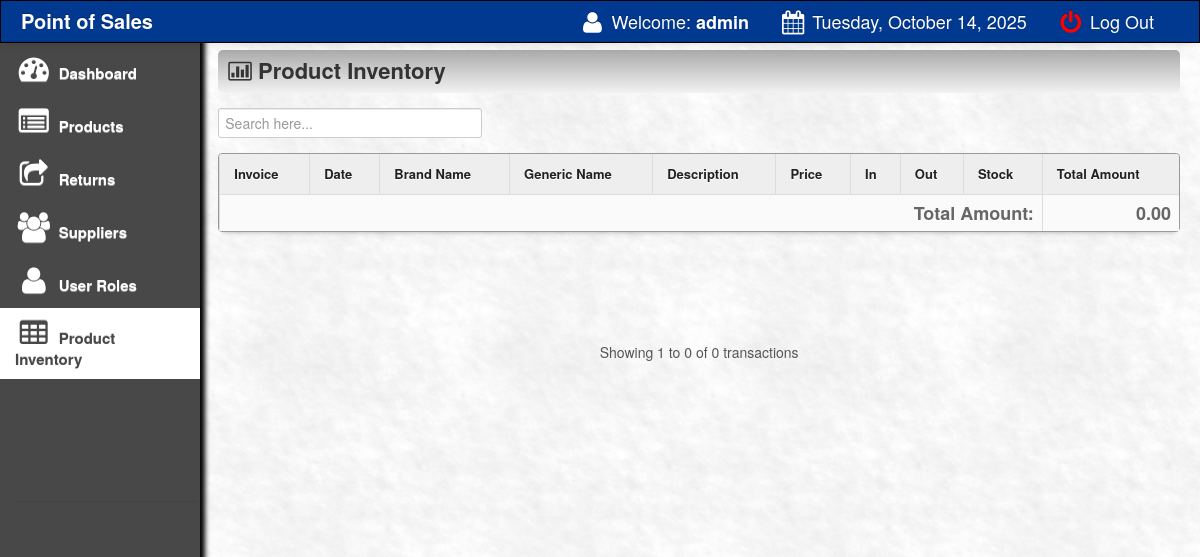
The page /main/sales_inventory.php (signed in) on the database as committed earlier.
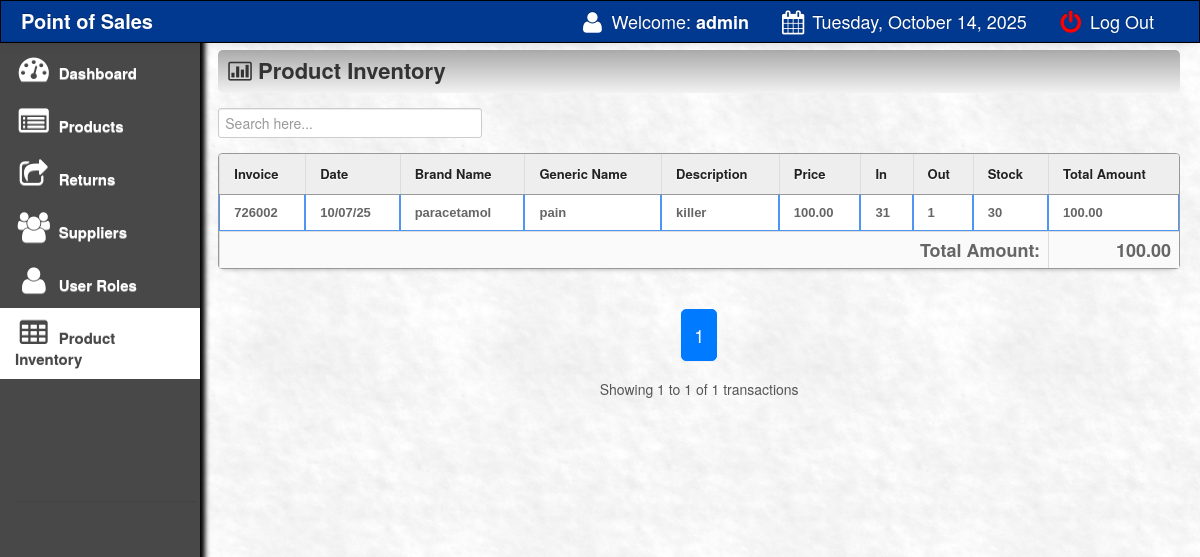
The same page on the database as committed later.
### tables this page shows
CREATE TABLE `sales_order` (
  `transaction_id` int(11) NOT NULL,
  `invoice` varchar(100) NOT NULL,
  `product` varchar(100) NOT NULL,
  `qty` varchar(100) NOT NULL,
  `amount` varchar(100) NOT NULL,
  `profit` varchar(100) NOT NULL,
  `product_code` varchar(150) NOT NULL,
  `gen_name` varchar(200) NOT NULL,
  `name` varchar(200) NOT NULL,
  `price` varchar(100) NOT NULL,
  `discount` varchar(100) NOT NULL,
  `date` varchar(500) DEFAULT NULL
);

CREATE TABLE `products` (
  `product_id` int(11) NOT NULL,
  `product_code` varchar(200) NOT NULL,
  `gen_name` varchar(200) NOT NULL,
  `product_name` varchar(200) NOT NULL,
  `cost` varchar(100) NOT NULL,
  `o_price` varchar(100) NOT NULL,
  `price` varchar(100) NOT NULL,
  `profit` varchar(100) NOT NULL,
  `supplier` varchar(100) NOT NULL,
  `onhand_qty` int(10) NOT NULL,
  `qty` int(10) NOT NULL,
  `qty_sold` int(10) NOT NULL,
  `expiry_date` varchar(500) NOT NULL,
  `date_arrival` timestamp NOT NULL DEFAULT current_timestamp()
);

### main/sales_inventory.php (the view, shortened to what this page needs)
<?php
include('../connect.php');
?>
<!DOCTYPE html>
<html>
<head>
    <link href="css/bootstrap.css" rel="stylesheet">
    <link rel="stylesheet" type="text/css" href="css/DT_bootstrap.css">
    <link rel="stylesheet" href="css/font-awesome.min.css">
    <link href="css/bootstrap-responsive.css" rel="stylesheet">
    <link href="../style.css" media="screen" rel="stylesheet" type="text/css" />
</head>
<body>
    <?php include('navfixed.php'); ?>
    <div class="container-fluid">
        <div class="row-fluid">
            <div class="span2">
                <div class="well sidebar-nav">
                    <ul class="nav nav-list">
                        <li><a href="index.php"><i class="icon-dashboard icon-2x"></i> Dashboard </a></li>
                        <li><a href="products.php"><i class="icon-list-alt icon-2x"></i> Products</a></li>
                        <li><a href="returns.php"><i class="icon-share icon-2x"></i> Returns</a></li>
                        <li><a href="supplier.php"><i class="icon-group icon-2x"></i> Suppliers</a></li>
                        <li><a href="user_roles.php"><i class="icon-user icon-2x"></i> User Roles</a></li>
                        <li class="active"><a href="sales_inventory.php"><i class="icon-table icon-2x"></i> Product Inventory</a></li>
                        <br><br><br><br><br><br>
                        <li>
                            <div class="hero-unit-clock">
                                <form name="clock">
                                    <input type="text" name="face" value="" style="border: none; background: transparent; font-size: 14px; text-align: center; width: 100%;" readonly>
                                </form>
                            </div>
                        </li>
                    </ul>
                </div>
            </div>
            <div class="span10">
                <div class="contentheader">
                    <i class="icon-bar-chart"></i> Product Inventory
                </div>
                <input type="text" name="filter" id="filter" placeholder="Search here..." autocomplete="off" />
                <?php
                $records_per_page = 10;
                $page = isset($_GET['page']) ? (int)$_GET['page'] : 1;
                $offset = ($page - 1) * $records_per_page;
                $total_result = $db->prepare("SELECT COUNT(*) FROM sales_order");
                $total_result->execute();
                $total_records = $total_result->fetchColumn();
                $total_pages = ceil($total_records / $records_per_page);
                $result = $db->prepare("
                    SELECT s.*, p.product_name, p.qty AS initial_stock
                    FROM sales_order s
                    LEFT JOIN products p ON s.product = p.product_id
                    ORDER BY s.transaction_id DESC
                    LIMIT :limit OFFSET :offset
                ");
                $result->bindParam(':limit', $records_per_page, PDO::PARAM_INT);
                $result->bindParam(':offset', $offset, PDO::PARAM_INT);
                $result->execute();
                function formatMoney($number, $fractional = false)
                {
                    if ($fractional) {
                        $number = sprintf('%.2f', $number);
                    }
                    while (true) {
                        $replaced = preg_replace('/(-?\d+)(\d\d\d)/', '$1,$2', $number);
                        if ($replaced != $number) {
                            $number = $replaced;
                        } else {
                            break;
                        }
                    }
                    return $number;
                }
                ?>
                <div class="content" id="content">
                    <table class="table table-bordered" id="resultTable">
                        <thead>
                            <tr>
                                <th>Invoice</th>
                                <th>Date</th>
                                <th>Brand Name</th>
                                <th>Generic Name</th>
                                <th>Description</th>
                                <th>Price</th>
                                <th>In</th>
                                <th>Out</th>
                                <th>Stock</th>
                                <th>Total Amount</th>
                            </tr>
                        </thead>
                        <tbody>
                            <?php while ($row = $result->fetch()) : ?>
                                <?php
                                $remaining = $row['initial_stock'] + $row['qty'];
                                ?>
                                <tr class="record">
                                    <td><?php echo htmlspecialchars($row['invoice']); ?></td>
                                    <td><?php echo date('m/d/y', strtotime($row['date'])); ?></td>
                                    <td><?php echo htmlspecialchars($row['product_code']); ?></td>
                                    <td><?php echo htmlspecialchars($row['gen_name']); ?></td>
                                    <td><?php echo htmlspecialchars($row['product_name']); ?></td>
                                    <td><?php echo formatMoney($row['price'], true); ?></td>
                                    <td><?php echo (int)$remaining; ?></td>
                                    <td><?php echo (int)$row['qty']; ?></td>
                                    <td><?php echo (int)$row['initial_stock']; ?></td>
                                    <td><?php echo formatMoney($row['amount'], true); ?></td>
                                </tr>
                            <?php endwhile; ?>
                            <tr class="total-row">
                                <th colspan="9"><strong>Total Amount:</strong></th>
                                <th>
                                    <strong>
                                        <?php
                                        $resultas = $db->prepare("SELECT SUM(amount) FROM sales_order");
                                        $resultas->execute();
                                        $rowas = $resultas->fetch();
                                        echo formatMoney($rowas['SUM(amount)'], true);
                                        ?>
                                    </strong>
                                </th>
                            </tr>
                        </tbody>
                    </table>
                    <div class="pagination-wrapper" style="text-align:center; margin:20px 0;">
                        <div class="pagination" style="display:inline-block;">
                            <ul style="list-style:none; padding:0; margin:0; display:inline-flex; gap:5px;">
                                <?php for ($i = 1; $i <= $total_pages; $i++): ?>
                                    <?php if ($i == $page): ?>
                                        <li style="display:inline-block;">
                                            <a href="?page=<?php echo $i; ?>"
                                                style="text-decoration:none; color:#fff; background-color:#007bff; border:1px solid #007bff; padding:6px 12px; border-radius:5px; font-weight:500;">
                                                <?php echo $i; ?>
                                            </a>
                                        </li>
                                    <?php endif; ?>
                                <?php endfor; ?>
                            </ul>
                        </div>
                        <div style="margin-top:10px; color:#555; font-size:14px; text-align:center;">
                            Showing <?php echo $offset + 1; ?> to <?php echo min($offset + $records_per_page, $total_records); ?>
                            of <?php echo $total_records; ?> transactions
                        </div>
                    </div>
                </div>
            </div>
        </div>
    </div>
</body>
<?php include('footer.php'); ?>
</html>

### main/navfixed.php (shortened to what this page needs)
<div class="navbar navbar-inverse navbar-fixed-top">
  <div class="navbar-inner">
    <div class="container-fluid">
      <a class="brand" href="#"><b>Point of Sales</b></a>
      <div class="nav-collapse collapse">
        <ul class="nav pull-right">
          <li><a><i class="icon-user icon-large"></i> Welcome:<strong> <?php echo $_SESSION['SESS_LAST_NAME']; ?></strong></a></li>
          <li><a> <i class="icon-calendar icon-large"></i>
              <?php
               $Today = date("Y-m-d");
               $new = date('l, F d, Y', strtotime($Today));
               echo $new;
               ?>
            </a></li>
          <li><a href="../index.php">
              <font color="red"><i class="icon-off icon-large"></i></font> Log Out
            </a></li>
        </ul>
      </div>
    </div>
  </div>
</div>

### main/footer.php (shortened to what this page needs)
<link href="vendors/chosen.min.css" rel="stylesheet" media="screen">

### style.css (style rules this page uses)
input { border: 1px solid #999; background: #EEEEEE; padding: 10px; box-shadow:0 1px 2px #ddd; -moz-box-shadow:0 1px 2px #ddd; -webkit-box-shadow:0 1px 2px #ddd; }
#filter { width: 70%; float:left; }
#resultTable { border-collapse: separate; background-color: #FFFFFF; border-spacing: 0; max-width: 100%; }
#resultTable { color: #666666; text-shadow: 0 1px 0 #FFFFFF; width: 100%; border: 1px solid #999999; box-shadow: 0 5px 5px -5px rgba(0, 0, 0, 0.3); margin-top: 13px; }
#resultTable thead tr th { background: none repeat scroll 0 0 #EEEEEE; color: #222222; padding: 10px 14px; text-align: left; border-top: 0 none; font-size: 13px; }
#resultTable tbody tr td { font: bold 13px 'Arial'; text-align: left; padding: 10px 14px; border-top: 1px solid #999999; }
#resultTable td { padding:7px; border:#4e95f4 1px solid; }
#resultTable tr { background: #fff; }

### main/sales_inventory.php (style rules this page uses)
body { padding-top: 60px; padding-bottom: 40px; }
table th, table td { text-align: center; vertical-align: middle; }
table th { background-color: #f2f2f2; font-weight: bold; }
.contentheader { font-size: 22px; margin-bottom: 15px; font-weight: bold; }
.total-row th { text-align: right; font-size: 18px; background-color: #fafafa; }
input#filter { margin-bottom: 15px; width: 250px; }
.sidebar-nav { padding: 9px 0; }
table th { pointer-events: none; cursor: default; }

Rows that differ between the two databases and show on the page:
added sales_order: invoice "726002", date "10/07/25", product_code "paracetamol", gen_name "pain", products.product_name "killer", price "100.00", qty.qty "31", qty "1", products.qty "30", amount "100.00"
Other text that changed with them:
formatMoney($rowas['SUM(amount)'], true): "0.00" → "100.00"
min($offset + $records_per_page, $total_records): "0" → "1"
$total_records: "0" → "1"
new list line: "1"
